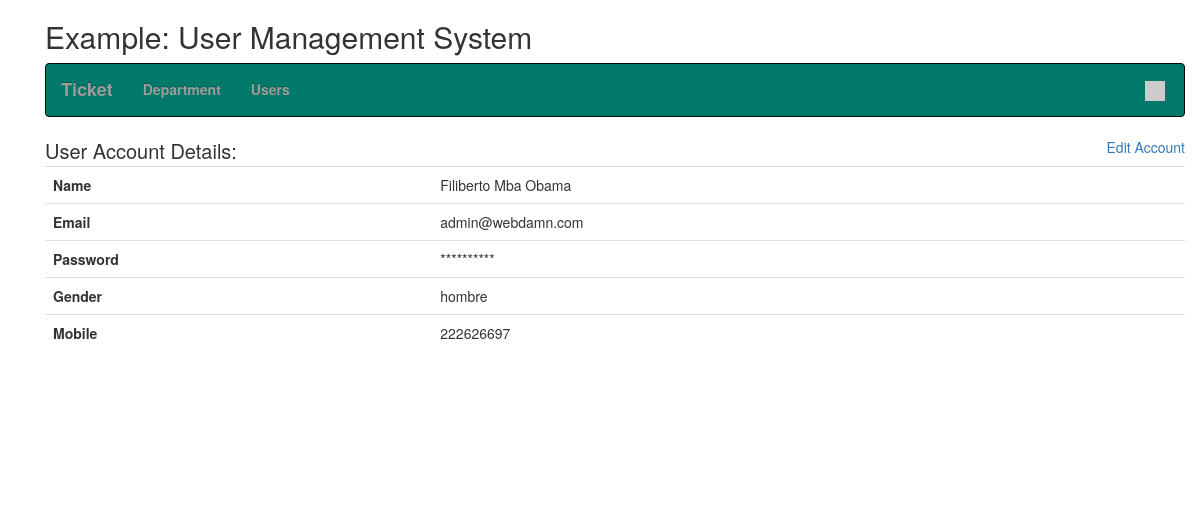
/account.php (signed in), run on the app's committed database.
### tables this page shows
CREATE TABLE IF NOT EXISTS `hd_users` (
  `id` int NOT NULL AUTO_INCREMENT,
  `name` varchar(250) NOT NULL,
  `email` varchar(250) NOT NULL,
  `password` varchar(250) NOT NULL,
  `gender` enum('hombre','mujer') NOT NULL,
  `mobile` varchar(50) NOT NULL,
  `create_date` datetime NOT NULL DEFAULT CURRENT_TIMESTAMP,
  `image` varchar(250) NOT NULL,
  `user_type` enum('user','admin') NOT NULL,
  `status` int NOT NULL,
  `authtoken` varchar(250) NOT NULL,
  PRIMARY KEY (`id`)
);

### class/Database.php (called while the page is built)
<?php
class Database {
    public function dbConnect() {
        static $DBH = null;
        if (is_null($DBH)) {
			$connection = new mysqli(HOST, USER, PASSWORD, DATABASE);
			if($connection->connect_error){
				die("Error failed to connect to MySQL: " . $connection->connect_error);
			} else {
				$DBH = $connection;
			}
        }
        return $DBH;
    }
}

### init.php (called while the page is built, shortened)
<?php
require 'class/Database.php';
require 'class/Users.php';
$users = new Users;
?>

### class/Users.php (called while the page is built, shortened)
<?php
class Users extends Database {
	private $userTable = 'hd_users';
	private $dbConnect = false;
	public function __construct(){
        $this->dbConnect = $this->dbConnect();
    }
	public function getUserInfo() {
		if(!empty($_SESSION["userid"])) {
			$sqlQuery = "SELECT * FROM ".$this->userTable."
				WHERE id ='".$_SESSION["userid"]."'";
			$result = mysqli_query($this->dbConnect, $sqlQuery);
			$userDetails = mysqli_fetch_assoc($result);
			return $userDetails;
		}
	}
}

### account.php (the view, shortened to what this page needs)
<?php
include 'init.php';
$userDetails = $users->getUserInfo();
include('inc/header.php');
?>
<?php include('inc/container.php');?>
<div class="container contact">
	<h2>Example: User Management System </h2>
	<?php include('menus.php');?>
	<div class="table-responsive">
		<div><span style="font-size:20px;">User Account Details:</span><div class="pull-right"><a href="edit_account.php">Edit Account</a></div>
		<table class="table table-boredered">
			<tr>
				<th>Name</th>
				<td><?php echo $userDetails['name']; ?></td>
			</tr>
			<tr>
				<th>Email</th>
				<td><?php echo $userDetails['email']; ?></td>
			</tr>
			<tr>
				<th>Password</th>
				<td>**********</td>
			</tr>
			<tr>
				<th>Gender</th>
				<td><?php echo $userDetails['gender']; ?></td>
			</tr>
			<tr>
				<th>Mobile</th>
				<td><?php echo $userDetails['mobile']; ?></td>
			</tr>
		</table>
	</div>
</div>
<?php include('inc/footer.php');?>

### data on the page
hd_users: name "Filiberto Mba Obama", email "admin@webdamn.com", gender "hombre", mobile "222626697"
